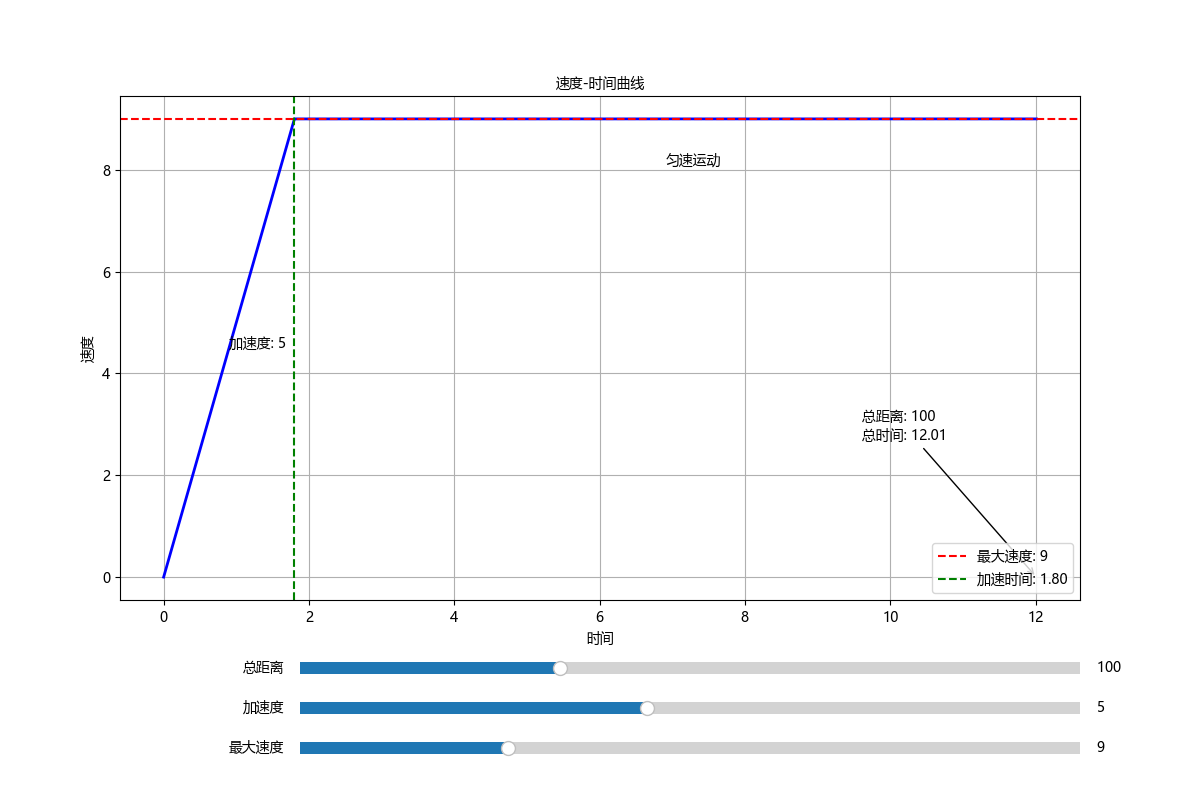

Here is the Python script that generated this plot:
import numpy as np
import matplotlib.pyplot as plt
from matplotlib.widgets import Slider
import matplotlib as mpl
from matplotlib.font_manager import FontProperties

# 设置中文字体支持
try:
    # 尝试使用微软雅黑字体
    font = FontProperties(fname=r"C:\Windows\Fonts\msyh.ttc")
    plt.rcParams['font.family'] = ['Microsoft YaHei']
    # 解决负号显示问题
    mpl.rcParams['axes.unicode_minus'] = False
except:
    # 如果找不到微软雅黑，使用matplotlib内置的中文字体
    print("未找到微软雅黑字体，使用matplotlib内置字体")
    plt.rcParams['font.sans-serif'] = ['SimHei']  # 用来正常显示中文标签
    mpl.rcParams['axes.unicode_minus'] = False  # 用来正常显示负号

# 创建图形和子图
fig, ax = plt.subplots(figsize=(12, 8))
plt.subplots_adjust(left=0.1, bottom=0.25)  # 为滑块留出空间

# 初始参数
initial_speed = 0  # 初始速度
total_distance_init = 100  # 总距离初始值
acceleration_init = 5  # 加速度初始值
max_speed_init = 9  # 最大速度初始值

# 创建滑块的位置
ax_distance = plt.axes([0.25, 0.15, 0.65, 0.03])
ax_acceleration = plt.axes([0.25, 0.10, 0.65, 0.03])
ax_max_speed = plt.axes([0.25, 0.05, 0.65, 0.03])

# 创建滑块
s_distance = Slider(ax_distance, '总距离', 50, 200, valinit=total_distance_init, valstep=10)
s_acceleration = Slider(ax_acceleration, '加速度', 1, 10, valinit=acceleration_init, valstep=0.5)
s_max_speed = Slider(ax_max_speed, '最大速度', 5, 20, valinit=max_speed_init, valstep=0.5)

# 计算和绘制函数
def compute_and_plot(total_distance, acceleration, max_speed):
    # 计算加速阶段
    acceleration_time = max_speed / acceleration  # 加速时间
    acceleration_distance = 0.5 * acceleration * acceleration_time**2  # 加速阶段距离
    
    # 计算匀速阶段
    remaining_distance = total_distance - acceleration_distance
    constant_speed_time = remaining_distance / max_speed  # 匀速阶段时间
    
    # 计算总时间
    total_time = acceleration_time + constant_speed_time
    
    # 创建时间数组（使用更多点以获得平滑的曲线）
    time_points = 1000
    time = np.linspace(0, total_time, time_points)
    
    # 计算每个时间点的速度
    speed = np.zeros_like(time)
    for i, t in enumerate(time):
        if t <= acceleration_time:
            # 加速阶段
            speed[i] = acceleration * t
        else:
            # 匀速阶段
            speed[i] = max_speed
    
    # 清除当前图形并重新绘制
    ax.clear()
    ax.plot(time, speed, 'b-', linewidth=2)
    ax.set_title('速度-时间曲线', fontproperties=font)
    ax.set_xlabel('时间', fontproperties=font)
    ax.set_ylabel('速度', fontproperties=font)
    ax.grid(True)
    ax.axhline(y=max_speed, color='r', linestyle='--', label=f'最大速度: {max_speed}')
    ax.axvline(x=acceleration_time, color='g', linestyle='--', label=f'加速时间: {acceleration_time:.2f}')
    ax.text(acceleration_time/2, max_speed/2, f'加速度: {acceleration}', fontsize=10, fontproperties=font)
    ax.text(acceleration_time + constant_speed_time/2, max_speed*0.9, f'匀速运动', fontsize=10, fontproperties=font)
    
    # 添加注释
    ax.annotate(f'总距离: {total_distance}\n总时间: {total_time:.2f}',
                xy=(total_time, 0), xytext=(total_time*0.8, max_speed*0.3),
                arrowprops=dict(arrowstyle='->'), fontproperties=font)
    
    ax.legend(prop=font)
    fig.canvas.draw_idle()
    
    # 返回计算结果
    return {
        "acceleration_time": acceleration_time,
        "acceleration_distance": acceleration_distance,
        "constant_speed_time": constant_speed_time,
        "total_time": total_time
    }

# 更新函数，当滑块值改变时调用
def update(val):
    total_distance = s_distance.val
    acceleration = s_acceleration.val
    max_speed = s_max_speed.val
    results = compute_and_plot(total_distance, acceleration, max_speed)
    
    # 打印计算结果
    print(f"加速时间: {results['acceleration_time']:.2f}")
    print(f"加速阶段距离: {results['acceleration_distance']:.2f}")
    print(f"匀速阶段时间: {results['constant_speed_time']:.2f}")
    print(f"总时间: {results['total_time']:.2f}")

# 注册更新函数到滑块
s_distance.on_changed(update)
s_acceleration.on_changed(update)
s_max_speed.on_changed(update)

# 初始绘图
results = compute_and_plot(total_distance_init, acceleration_init, max_speed_init)

# 打印初始计算结果
print(f"加速时间: {results['acceleration_time']:.2f}")
print(f"加速阶段距离: {results['acceleration_distance']:.2f}")
print(f"匀速阶段时间: {results['constant_speed_time']:.2f}")
print(f"总时间: {results['total_time']:.2f}")

# 保存初始图像
plt.savefig('speed_time_curve.png')

# 显示图形
plt.show()
